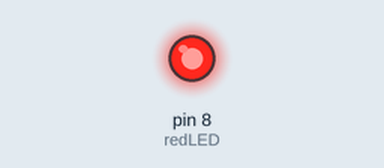
The sketch below on a simulated Arduino Uno, built with avr-gcc and run on an emulated ATmega328P. On the bench: output pins drawn as LEDs (lit = HIGH).

Above: at 0.75 s.
At 6.3 s:
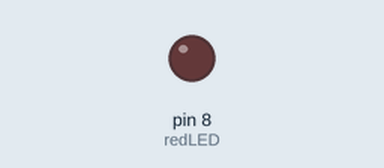
Timing chart, 0 to 7.6 s (numbered marks = the images above):
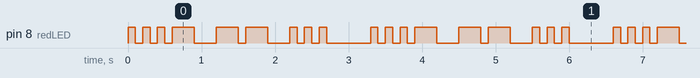

Measured:
- by itself, pin 8 (redLED): repeats every 3.3 s: 2 × (LOW 0.10 s, HIGH 0.10 s), LOW 0.10 s, HIGH 0.30 s, LOW 0.30 s, HIGH 0.30 s, LOW 0.10 s, HIGH 0.30 s, LOW 0.30 s, 2 × (HIGH 0.10 s, LOW 0.10 s), HIGH 0.10 s, LOW 0.60 s, HIGH 0.10 s
- by itself, everything shown: repeats every 3.3 s, in 18 steps

The sketch:

sketch_aug9b_cw.ino
```cpp
int redLED = 8;
int dot = 100;
int dash = 300;
int reset = 500;


void setup() {
  // put your setup code here, to run once:
  pinMode(redLED, OUTPUT);
}

void loop() {
  // put your main code here, to run repeatedly:
  digitalWrite(redLED, HIGH);
  delay(dot);
  digitalWrite(redLED, LOW);
  delay(dot);
  digitalWrite(redLED, HIGH);
  delay(dot);
  digitalWrite(redLED, LOW);
  delay(dot);
  digitalWrite(redLED, HIGH);
  delay(dot);
  digitalWrite(redLED, LOW);
  delay(dot);

  digitalWrite(redLED, HIGH);
  delay(dash);
  digitalWrite(redLED, LOW);
  delay(dash);
  digitalWrite(redLED, HIGH);
  delay(dash);
  digitalWrite(redLED, LOW);
  delay(dot);
  digitalWrite(redLED, HIGH);
  delay(dash);
  digitalWrite(redLED, LOW);
  delay(dash);

  digitalWrite(redLED, HIGH);
  delay(dot);
  digitalWrite(redLED, LOW);
  delay(dot);
  digitalWrite(redLED, HIGH);
  delay(dot);
  digitalWrite(redLED, LOW);
  delay(dot);
  digitalWrite(redLED, HIGH);
  delay(dot);
  digitalWrite(redLED, LOW);
  delay(dot);

  delay(reset);
}
```
